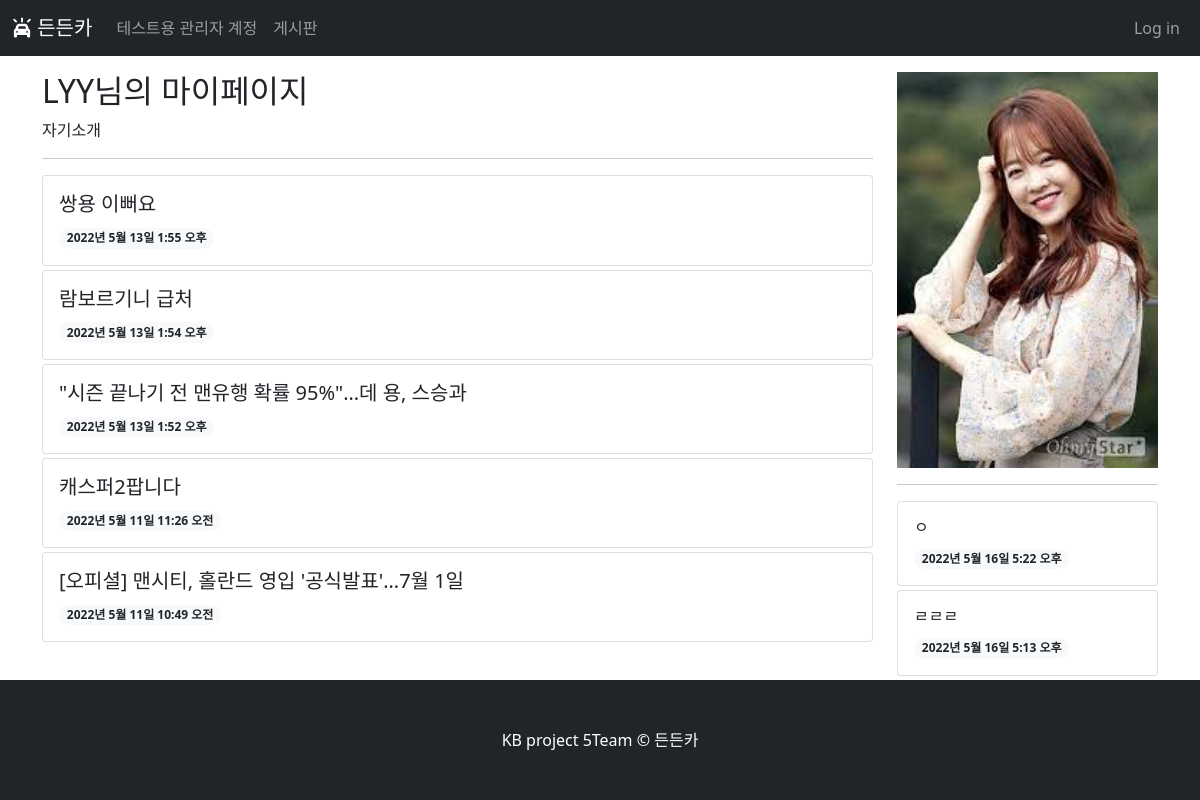
The page /mypage/2/ on the database as committed earlier.
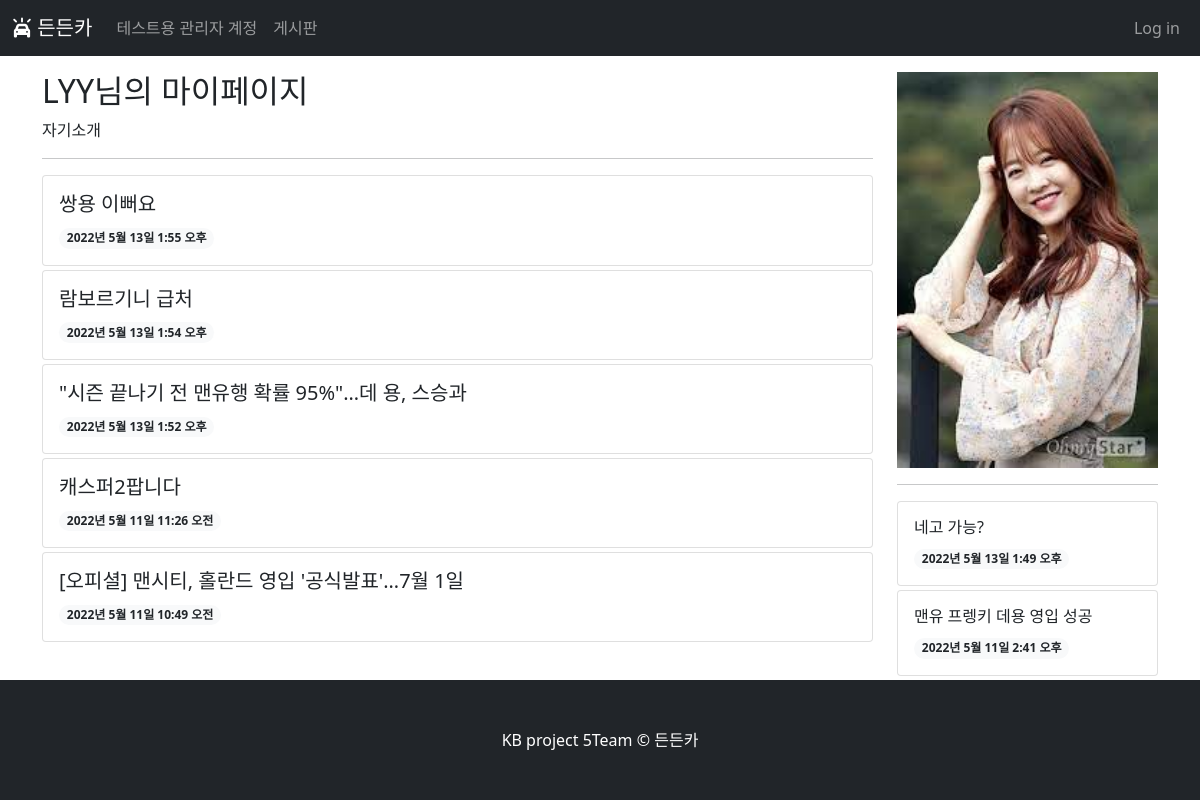
The same page on the database as committed later.
### blog/models.py (models this page shows, shortened)
class Post(models.Model):
    title = models.CharField(max_length=30)
    가격=models.CharField(max_length=100,blank=True)
    content = models.TextField()
    head_image=models.ImageField(upload_to='blog/images/%Y/%m/%d/',blank=True)
    created_at = models.DateTimeField(auto_now_add=True)
    updated_at = models.DateTimeField(auto_now=True)
    author = models.ForeignKey(User,null=True, on_delete=models.SET_NULL)
    category=models.ForeignKey(Category,null=True,blank=True, on_delete=models.SET_NULL)
    def get_absolute_url(self):
        return f'/blog/{self.pk}/'

class Comment(models.Model):
    post = models.ForeignKey(Post, on_delete=models.CASCADE)
    author = models.ForeignKey(User, on_delete=models.CASCADE)
    content = models.TextField()
    created_at = models.DateTimeField(auto_now_add=True)
    modified_at = models.DateTimeField(auto_now=True)
    def get_mypage_url(self):
        return f'/blog/{self.post_id}'

### mypage/views.py (the view)
# urls.py: path('<int:pk>/', views.mypage,name="mypage"),
def mypage(request, pk):
    user_name = User.objects.get(pk = pk)
    page = request.GET.get('page', '1')
    posts = Post.objects.filter(author_id = pk).order_by('-pk')
    comment = Comment.objects.filter(author_id = pk).order_by('-pk')
    post_page = Paginator(posts, 5)
    comment_page = Paginator(comment,3)
    post_obj = post_page.get_page(page)
    comment_obj = comment_page.get_page(page)
    context = {
        'name' :user_name,
        'posts': post_obj,
        'comment':comment_obj
        }
    return render(request,"mypage/mypage.html",context
                )

### mypage/templates/mypage/mypage.html (shortened to what this page needs)
<!DOCTYPE html>
{% load static %}
<html lang="ko">
<head>
    <link href="https://cdn.jsdelivr.net/npm/bootstrap@5.1.3/dist/css/bootstrap.min.css" rel="stylesheet">
  </head>
<body>
    {% load socialaccount %}
    {% include 'main/navbar.html' %}
    <div class="container">
      <div class="row my-3">
        <div class="col-md-8 col-lg-9">
          <h2>{{name.username}}님의 마이페이지</h2>
              <p>자기소개</p>
              <hr/>
              {% if posts %}
              {% for p in posts %}
              <div class="card mt-1">
                <div class="card-body">
                  <h5><a href="{{ p.get_absolute_url }}" class="text-decoration-none text-dark">{{p.title}}</a></h5>
                    <span class="badge rounded-pill bg-light float-right text-dark">
                      {{p.created_at}}
                    </span>
                </div>
              </div>
              {% endfor %}
              {% else %}
              <h4>게시물이 없습니다.</h4>
              {% endif %}
        </div>
        <div class="col-md-4 col-lg-3">
          <img class="img-fluid w-100">
          <hr/>
          {% if comment %}
          {% for c in comment %}
          <div class="card mt-1">
            <div class="card-body">
              <h6><a href="{{ c.get_mypage_url }}" class="text-decoration-none text-dark">{{c.content}}</a></h6>
                <span class="badge rounded-pill bg-light float-right text-dark">
                  {{c.created_at}}
                </span>
            </div>
          </div>
          {% endfor %}
          {% else %}
          <h4>작성한 댓글이 없습니다.</h4>
          {% endif %}
        </div>
      </div>
    </div>
    <div class="fixed-bottom">
      {% include 'main/footbar.html'%}
    </div>
  </body>
</html>

Rows that differ between the two databases and show on the page:
removed Comment: content "ㅇ", created_at "2022년 5월 16일 5:22 오후"
removed Comment: content "ㄹㄹㄹ", created_at "2022년 5월 16일 5:13 오후"
now on this page (row unchanged): Comment: content "네고 가능?", created_at "2022년 5월 13일 1:49 오후"
now on this page (row unchanged): Comment: content "맨유 프렝키 데용 영입 성공", created_at "2022년 5월 11일 2:41 오후"
